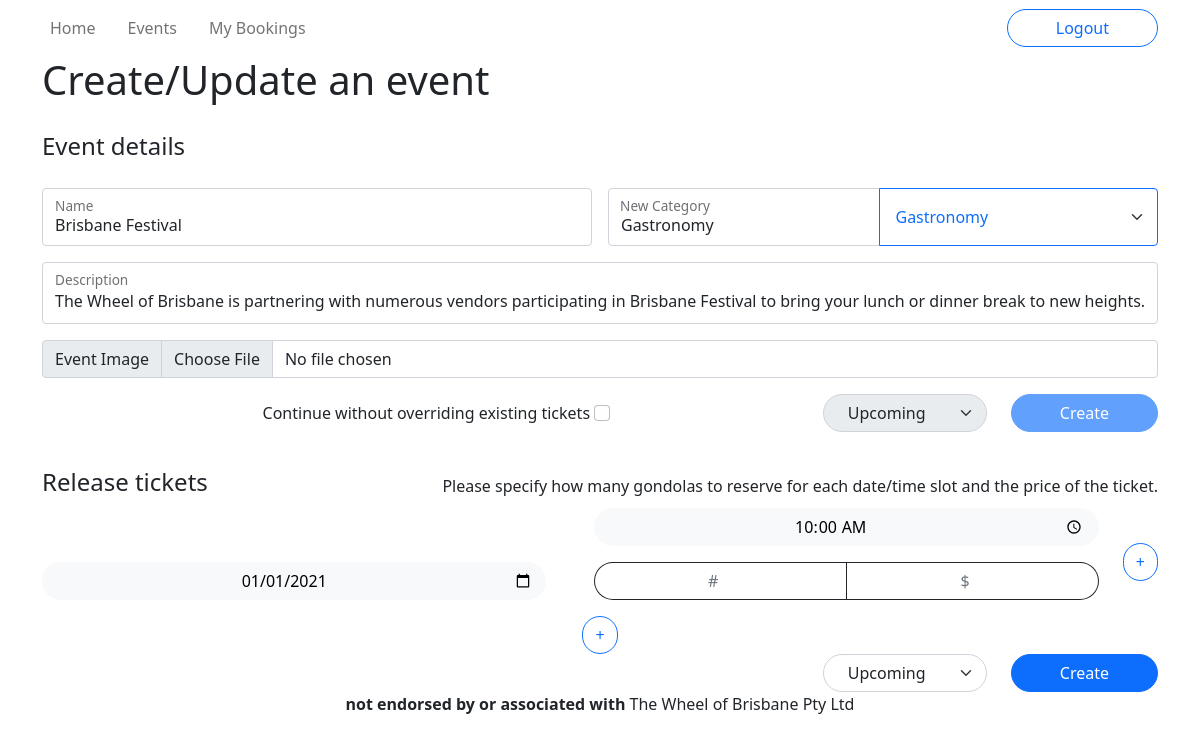
The page /events/1/update (signed in) on the database as committed earlier.
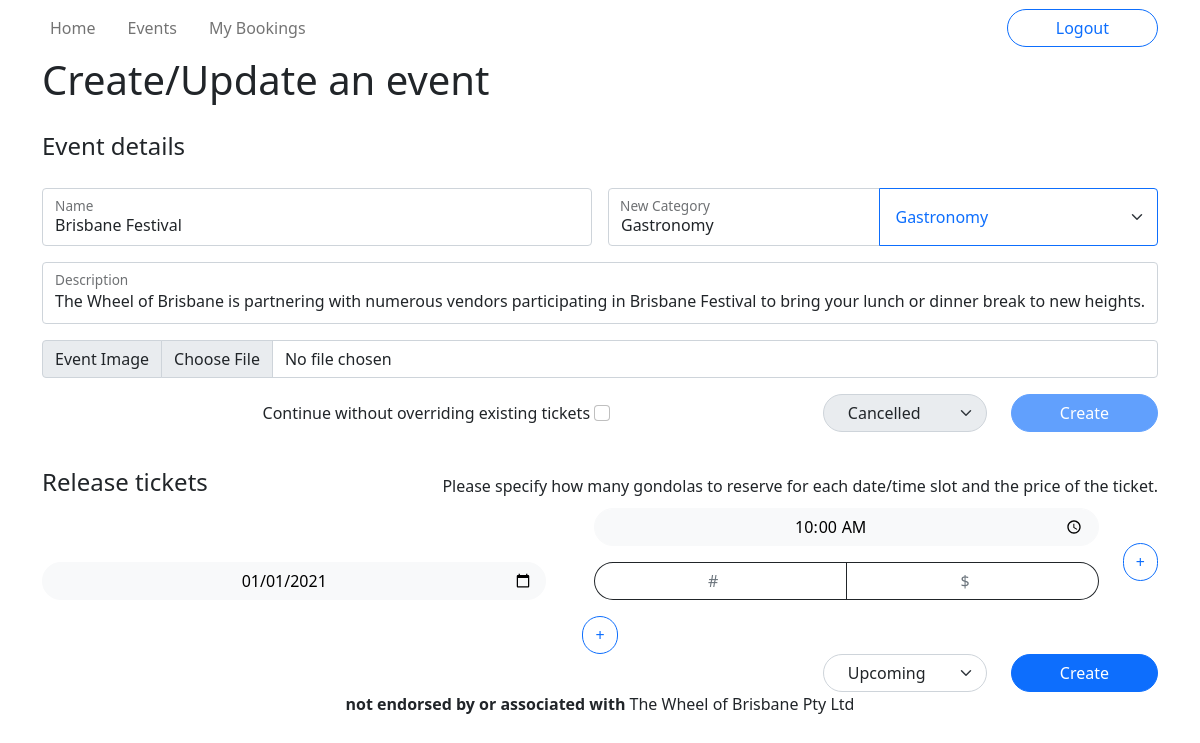
The same page on the database as committed later.
### wheel/models.py (models this page shows, shortened)
class Event(db.Model):
    __tablename__ = 'events'
    id = db.Column(db.Integer, primary_key=True)
    name = db.Column(db.String(255), nullable=False)
    description = db.Column(db.Text)
    category = db.Column(db.String(40))
    status = db.Column(db.Enum('upcoming', 'inactive', 'cancelled', 'booked out'), nullable=False)
    image = db.Column(db.String(255))
    reviews = db.relationship('Review', backref='event')
    tickets = db.relationship('Ticket', backref='event')
    @staticmethod
    def get(id: int):
        return Event.query.get(id)
    @staticmethod
    def getAllCategories():
        return [event.category for event in Event.query.group_by('category').all()]

### wheel/views.py (the view, shortened to what this page needs)
@events.route('/<int:id>/update', methods=['GET', 'POST'])
@events.route('/create', methods=['GET', 'POST'])
@login_required
def create(id=None):
    if not current_user.is_admin():
        flash( "You are not an administrator. You can't create or update events", 'danger' )
        return redirect( url_for('main.index') )
    form = CreateEventForm()
    form.category.choices = [("", "new category"), *[(category, category) for category in Event.getAllCategories()]]
    form.changeDefaultStatus = lambda status: changeDefaultStatus(status)
    def changeDefaultStatus(status):
        form.status.default = status
        form.process()
        return form.status
    if id:
        event = Event.get(id)
        tickets = [ {
            "date": date,
            "tickets": [ {
                "remaining": ticket.remaining,
                "price": ticket.price
            } for ticket in tickets]
        } for date, tickets in Ticket.groupTicketsByDate(event.tickets) ]
        form.name.data = event.name
        form.desc.data = event.description
        form.image.data = event.image
        form.status.data = event.status
        form.category.data = event.category
        form.newcategory.data = event.category
        return render_template('create.html', form=form, event_id=id, tickets=json.dumps(tickets) )
    return render_template('create.html', form=form, event_id=id)

### wheel/forms.py
class CreateEventForm(FlaskForm):
    name = StringField('Name', validators=[InputRequired()])
    desc = StringField('Description', validators=[InputRequired()])
    image = FileField('Event Image', validators=[FileAllowed(ALLOWED_FILE, message='Only supports png, jpg, JPG, PNG')])
    status = SelectField('Status', choices=[('inactive', 'Inactive'), ('upcoming', 'Upcoming'), ('booked out', 'Booked Out'), ('cancelled', 'Cancelled')])
    category = SelectField('Category')
    newcategory = StringField('New Category')
    tickets = StringField('Tickets') # note: you don't have to use this in the template. the Javascript on the create.html page adds this on submit. but it does have to be here
    submit = SubmitField("Create")

### wheel/models.py (called while the page is built)
    @staticmethod
    def get(id: int):
        return User.query.get(id)

    def is_admin(self):
        return self.type == 'administrator'

### wheel/templates/create.html (shortened to what the changed rows need)
{% extends 'base.html' %}
{% block title %}Create/Update an event{% endblock %}
{% block content %}
<form id="create-event" method="POST" action="{{ url_for('events.create') if event_id == None else url_for('events.create', id=event_id) }}" enctype="multipart/form-data">
    <fieldset class="row mb-3 g-3">
        <div class="col-lg-6">
            <div class="form-floating">
                {{ form.name(class="form-control", placeholder="Give this event a name") }}
                {{ form.name.label }}
            </div>
        </div>
        <div class="col-lg-6">
            <div class="input-group form-floating">
                {{ form.newcategory(class="form-control", placeholder="select a category for this event") }}
                {{ form.newcategory.label(style="z-index: 3") }}
                {{ form.category(class="form-select btn-outline-primary p-3") }}
            </div>
        </div>
        <div class="input-group">
            {{ form.image.label(class="input-group-text") }}
            {{ form.image(class="form-control") }}
        </div>
        <div class="row m-3">
            <div class="col-6 col-md-auto ms-md-0">
                {{ form.status(class="form-select rounded-pill w-100 ps-4 pe-5", disabled=True) }}
            </div>
        </div>
    </fieldset>
            {% set upcoming = form.changeDefaultStatus("upcoming") %}
</form>
{% endblock %}

Rows that differ between the two databases and show on the page:
changed Event "Brisbane Festival": status "Upcoming" → "Cancelled"
